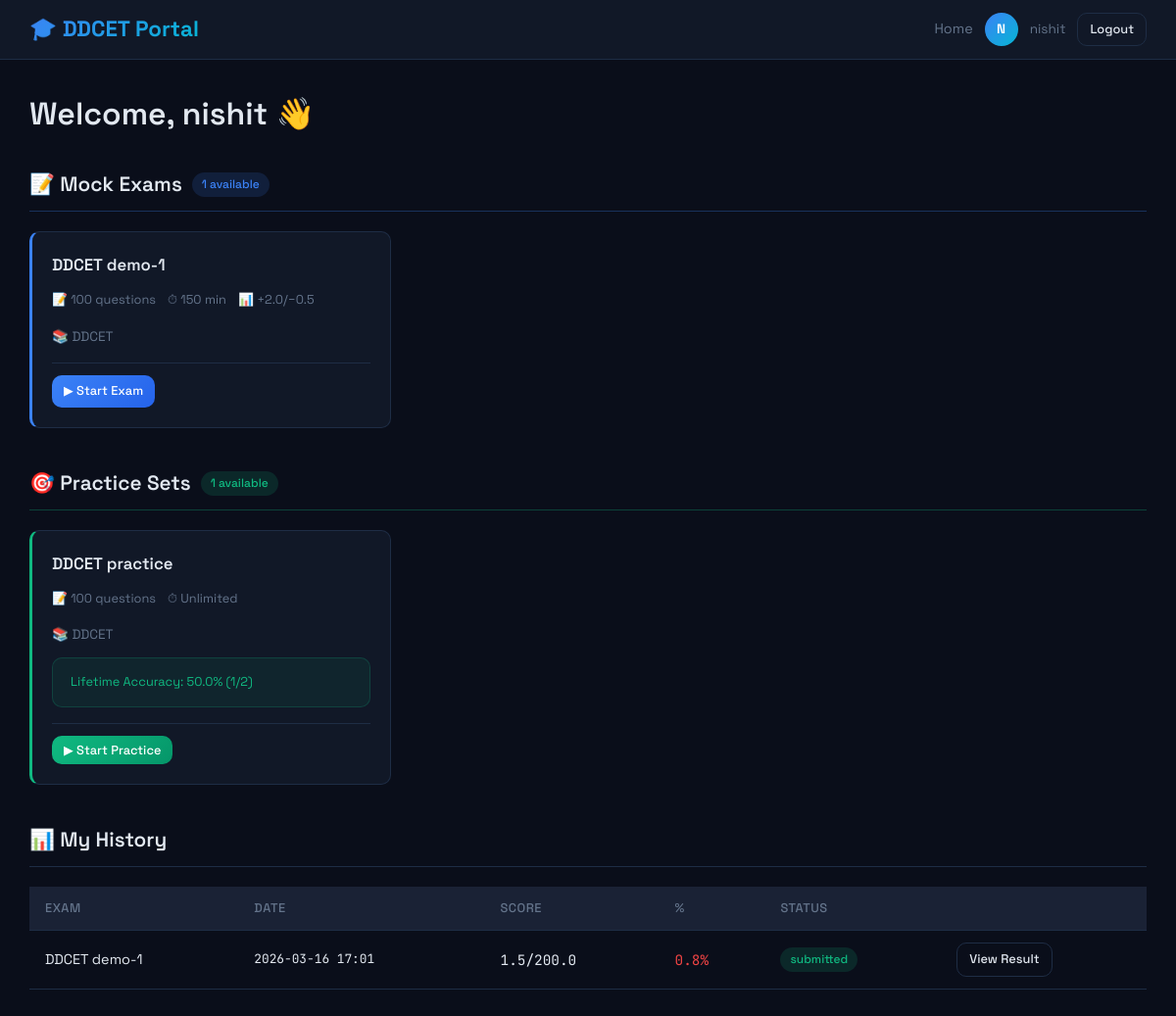
The page /student/home (signed in) on the database its author committed.
### models.py (models this page shows)
class User(UserMixin, db.Model):
    __tablename__ = 'users'
    id = db.Column(db.Integer, primary_key=True, autoincrement=True)
    name = db.Column(db.String(100), nullable=False)
    email = db.Column(db.String(150), unique=True, nullable=False)
    enrollment_number = db.Column(db.String(50), unique=True, nullable=False)
    engineering_branch = db.Column(db.String(100), nullable=False, default='Other')
    password = db.Column(db.String(255), nullable=False)
    role = db.Column(db.String(20), default='student')
    created_at = db.Column(db.DateTime, default=datetime.utcnow)
    is_active_user = db.Column(db.Boolean, default=True)
    @property
    def is_active(self):
        return self.is_active_user

class QuestionBank(db.Model):
    __tablename__ = 'question_banks'
    id = db.Column(db.Integer, primary_key=True)
    name = db.Column(db.String(150), nullable=False)
    description = db.Column(db.Text, default='')
    year = db.Column(db.Integer, nullable=True)
    section = db.Column(db.Integer, default=0)
    is_active = db.Column(db.Boolean, default=True)
    created_by = db.Column(db.Integer, db.ForeignKey('users.id'))
    created_at = db.Column(db.DateTime, default=datetime.utcnow)
    question_count = db.Column(db.Integer, default=0)
    questions = db.relationship('Question', backref='bank', lazy='dynamic',
                                cascade='all, delete-orphan')
    creator = db.relationship('User', foreign_keys=[created_by])

class ExamConfig(db.Model):
    __tablename__ = 'exam_configs'
    id = db.Column(db.Integer, primary_key=True)
    name = db.Column(db.String(150), nullable=False)
    mode = db.Column(db.String(20), default='exam')
    bank_ids = db.Column(db.Text, nullable=False, default='[]')
    total_questions = db.Column(db.Integer, default=100)
    duration_minutes = db.Column(db.Integer, default=150)
    marks_correct = db.Column(db.Float, default=2.0)
    marks_wrong = db.Column(db.Float, default=0.5)
    section_filter = db.Column(db.Integer, default=0)
    topic_filter = db.Column(db.Text, default='')
    is_active = db.Column(db.Boolean, default=True)
    allow_reattempt = db.Column(db.Boolean, default=False)
    created_by = db.Column(db.Integer, db.ForeignKey('users.id'))
    created_at = db.Column(db.DateTime, default=datetime.utcnow)
    creator = db.relationship('User', foreign_keys=[created_by])

class TestAttempt(db.Model):
    __tablename__ = 'test_attempts'
    id = db.Column(db.Integer, primary_key=True)
    user_id = db.Column(db.Integer, db.ForeignKey('users.id'), nullable=False)
    config_id = db.Column(db.Integer, db.ForeignKey('exam_configs.id'), nullable=False)
    mode = db.Column(db.String(20), default='exam')
    started_at = db.Column(db.DateTime, default=datetime.utcnow)
    submitted_at = db.Column(db.DateTime, nullable=True)
    status = db.Column(db.String(20), default='in_progress')
    score = db.Column(db.Float, default=0)
    max_score = db.Column(db.Float, default=0)
    percentage = db.Column(db.Float, default=0)
    correct_count = db.Column(db.Integer, default=0)
    wrong_count = db.Column(db.Integer, default=0)
    unattempted = db.Column(db.Integer, default=0)
    bonus_count = db.Column(db.Integer, default=0)
    time_taken_sec = db.Column(db.Integer, default=0)
    questions_json = db.Column(db.Text, default='[]')
    fs_exit_count = db.Column(db.Integer, default=0)
    tab_switch_count = db.Column(db.Integer, default=0)
    user = db.relationship('User', foreign_keys=[user_id])
    config = db.relationship('ExamConfig', foreign_keys=[config_id])

### student.py (the view)
@student_bp.route('/home')
@login_required
@student_required
def home():
    exam_configs = ExamConfig.query.filter_by(mode='exam', is_active=True).all()
    exam_data = []
    for config in exam_configs:
        attempt = TestAttempt.query.filter_by(
            user_id=current_user.id,
            config_id=config.id,
            mode='exam'
        ).order_by(TestAttempt.started_at.desc()).first()
        status = 'available'
        attempt_id = None
        if attempt:
            if attempt.status == 'in_progress':
                status = 'in_progress'
                attempt_id = attempt.id
            elif attempt.status in ['submitted', 'timeout'] and not config.allow_reattempt:
                status = 'completed'
                attempt_id = attempt.id
            elif attempt.status == 'reset':
                status = 'available'
        exam_data.append({
            'config': config,
            'bank_names': get_bank_names(config),
            'status': status,
            'attempt_id': attempt_id
        })
    practice_configs = ExamConfig.query.filter_by(mode='practice', is_active=True).all()
    practice_data = []
    for config in practice_configs:
        sessions = PracticeSession.query.filter_by(
            user_id=current_user.id,
            config_id=config.id
        ).all()
        total_answered = sum(s.total_answered for s in sessions)
        total_correct = sum(s.total_correct for s in sessions)
        accuracy = round(total_correct / total_answered * 100, 1) if total_answered > 0 else 0
        topics = []
        if config.topic_filter and config.topic_filter.strip():
            topics = [t.strip() for t in config.topic_filter.split(',') if t.strip()]
        practice_data.append({
            'config': config,
            'bank_names': get_bank_names(config),
            'accuracy': accuracy,
            'total_answered': total_answered,
            'total_correct': total_correct,
            'topics': topics
        })
    history = TestAttempt.query.filter_by(
        user_id=current_user.id,
        mode='exam'
    ).order_by(TestAttempt.started_at.desc()).all()
    return render_template('student/home.html',
                           exam_data=exam_data,
                           practice_data=practice_data,
                           history=history)

### auth.py (called while the page is built)
def generate_csrf_token():
    if '_csrf_token' not in session:
        session['_csrf_token'] = secrets.token_hex(32)
    return session['_csrf_token']

@auth_bp.before_app_request
def inject_csrf():
    from flask import g
    g.csrf_token = generate_csrf_token()

### student.py (called while the page is built)
def student_required(f):
    from functools import wraps
    @wraps(f)
    def decorated(*args, **kwargs):
        if not current_user.is_authenticated or current_user.role != 'student':
            abort(403)
        return f(*args, **kwargs)
    return decorated

def get_bank_names(config):
    try:
        bank_ids = json.loads(config.bank_ids) if config.bank_ids else []
    except (json.JSONDecodeError, TypeError):
        bank_ids = []
    banks = QuestionBank.query.filter(QuestionBank.id.in_(bank_ids)).all()
    return ', '.join(b.name for b in banks)

### templates/student/home.html (shortened to what this page needs)
{% extends "base.html" %}
{% block content %}
<div class="main-content">
    <h1 style="margin-bottom: 30px;">Welcome, {{ current_user.name }} 👋</h1>
    {% if exam_data %}
    <div class="home-section section-exam">
        <div class="home-section-header">
            <h2>📝 Mock Exams</h2>
            <span class="badge badge-exam">{{ exam_data|length }} available</span>
        </div>
        <div class="config-cards">
            {% for item in exam_data %}
            <div class="config-card">
                <h3>{{ item.config.name }}</h3>
                <div class="config-meta">
                    <span>📝 {{ item.config.total_questions }} questions</span>
                    <span>⏱ {{ item.config.duration_minutes }} min</span>
                    <span>📊 +{{ item.config.marks_correct }}/−{{ item.config.marks_wrong }}</span>
                </div>
                <p class="text-muted" style="font-size:.85rem; margin-bottom: 12px;">📚 {{ item.bank_names }}</p>
                <div class="config-footer">
                    {% if item.status == 'completed' %}
                    <a href="{{ url_for('student.result', attempt_id=item.attempt_id) }}"
                        class="btn btn-success btn-sm">✓ Completed — View Result</a>
                    {% elif item.status == 'in_progress' %}
                    <a href="{{ url_for('student.start_exam', config_id=item.config.id) }}"
                        class="btn btn-warning btn-sm">▶ Resume Exam</a>
                    {% else %}
                    <a href="{{ url_for('student.exam_instructions', config_id=item.config.id) }}"
                        class="btn btn-primary btn-sm">▶ Start Exam</a>
                    {% endif %}
                </div>
            </div>
            {% endfor %}
        </div>
    </div>
    {% endif %}
    {% if practice_data %}
    <div class="home-section section-practice">
        <div class="home-section-header">
            <h2>🎯 Practice Sets</h2>
            <span class="badge badge-practice">{{ practice_data|length }} available</span>
        </div>
        <div class="config-cards">
            {% for item in practice_data %}
            <div class="config-card">
                <h3>{{ item.config.name }}</h3>
                <div class="config-meta">
                    <span>📝 {{ item.config.total_questions }} questions</span>
                    <span>⏱ Unlimited</span>
                </div>
                <p class="text-muted" style="font-size:.85rem; margin-bottom: 12px;">📚 {{ item.bank_names }}</p>
                {% if item.total_answered > 0 %}
                <div class="info-box info-box-green" style="font-size: .8rem;">
                    Lifetime Accuracy: {{ item.accuracy }}% ({{ item.total_correct }}/{{ item.total_answered }})
                </div>
                {% endif %}
                <div class="config-footer">
                    <form action="{{ url_for('student.start_practice', config_id=item.config.id) }}" method="POST"
                        style="display:inline;">
                        <button type="submit" class="btn btn-success btn-sm">▶ Start Practice</button>
                    </form>
                </div>
            </div>
            {% endfor %}
        </div>
    </div>
    {% endif %}
    {% if history %}
    <div class="home-section">
        <div class="home-section-header">
            <h2>📊 My History</h2>
        </div>
        <table class="table-dark">
            <thead>
                <tr>
                    <th>Exam</th>
                    <th>Date</th>
                    <th>Score</th>
                    <th>%</th>
                    <th>Status</th>
                    <th></th>
                </tr>
            </thead>
            <tbody>
                {% for a in history %}
                <tr>
                    <td>{{ a.config.name if a.config else 'N/A' }}</td>
                    <td class="mono" style="font-size:.8rem;">{{ a.started_at.strftime('%Y-%m-%d %H:%M') if a.started_at
                        else '' }}</td>
                    <td class="mono">{{ a.score }}/{{ a.max_score }}</td>
                    <td class="mono {{ 'text-green' if a.percentage >= 50 else 'text-red' }}">{{ a.percentage }}%</td>
                    <td>
                        <span class="badge {{ 'badge-success' if a.status == 'submitted' else 'badge-warning' }}">{{
                            a.status }}</span>
                    </td>
                    <td>
                        {% if a.status in ['submitted', 'timeout'] %}
                        <a href="{{ url_for('student.result', attempt_id=a.id) }}" class="btn btn-outline btn-sm">View
                            Result</a>
                        {% endif %}
                    </td>
                </tr>
                {% endfor %}
            </tbody>
        </table>
    </div>
    {% endif %}
</div>
{% endblock %}

### templates/base.html (shortened to what this page needs)
<!DOCTYPE html>
<html lang="en">
<head>
    <link rel="stylesheet" href="{{ url_for('static', filename='css/main.css') }}">
</head>
<body>
    {% block nav %}
    <nav class="nav-dark">
        <a href="/" class="logo">🎓 DDCET Portal</a>
        {% if current_user.is_authenticated %}
        <div class="nav-user">
            <div class="nav-links">
                {% if current_user.role == 'admin' %}
                <a href="{{ url_for('admin.dashboard') }}">Dashboard</a>
                <a href="{{ url_for('admin.banks') }}">Banks</a>
                <a href="{{ url_for('admin.configs') }}">Configs</a>
                <a href="{{ url_for('admin.attempts') }}">Attempts</a>
                <a href="{{ url_for('admin.analytics') }}">Analytics</a>
                <a href="{{ url_for('admin.users') }}">Users</a>
                {% else %}
                <a href="{{ url_for('student.home') }}">Home</a>
                {% endif %}
            </div>
            <div class="user-avatar">{{ current_user.name[0]|upper }}</div>
            <span>{{ current_user.name }}</span>
            <a href="{{ url_for('auth.logout') }}" class="btn btn-outline btn-sm">Logout</a>
        </div>
        {% endif %}
    </nav>
    {% endblock %}
    {% block content %}{% endblock %}
</body>
</html>

### rows shown on the page
User: name "N", name "nishit"
QuestionBank: config.name "DDCET demo-1", config.total_questions "100", config.duration_minutes "150", config.marks_correct "2.0", config.marks_wrong "0.5", bank_names "DDCET", config.name "DDCET practice", accuracy "50.0", total_correct "1", total_answered "2"
TestAttempt: config "DDCET demo-1", started_at "2026-03-16 17:01", score "1.5", max_score "200.0", percentage "0.8", status "submitted"

### other values the page prints
{{ exam_data|length }} "1"
{{ practice_data|length }} "1"
